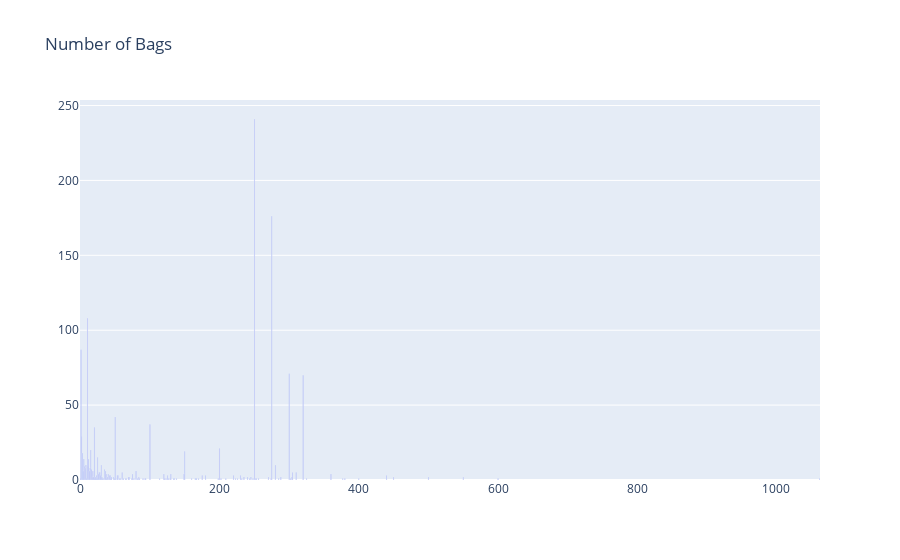
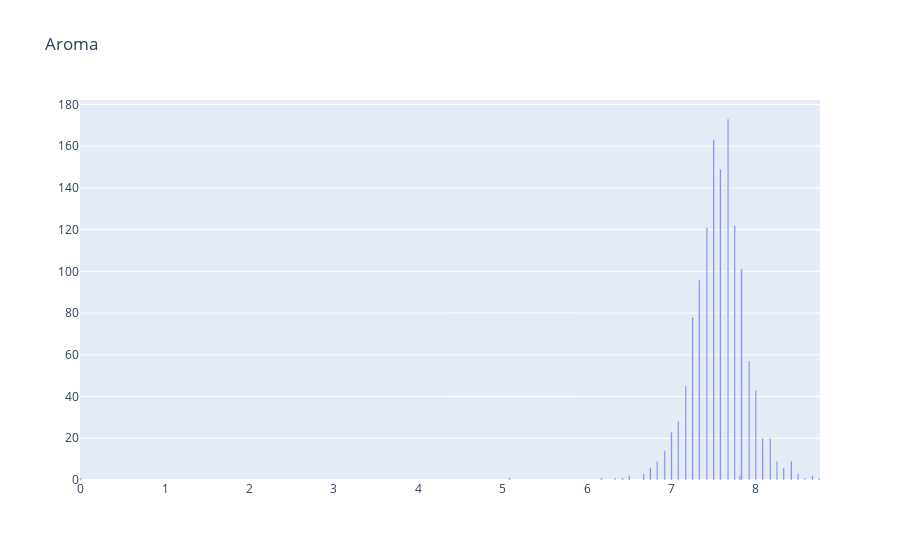
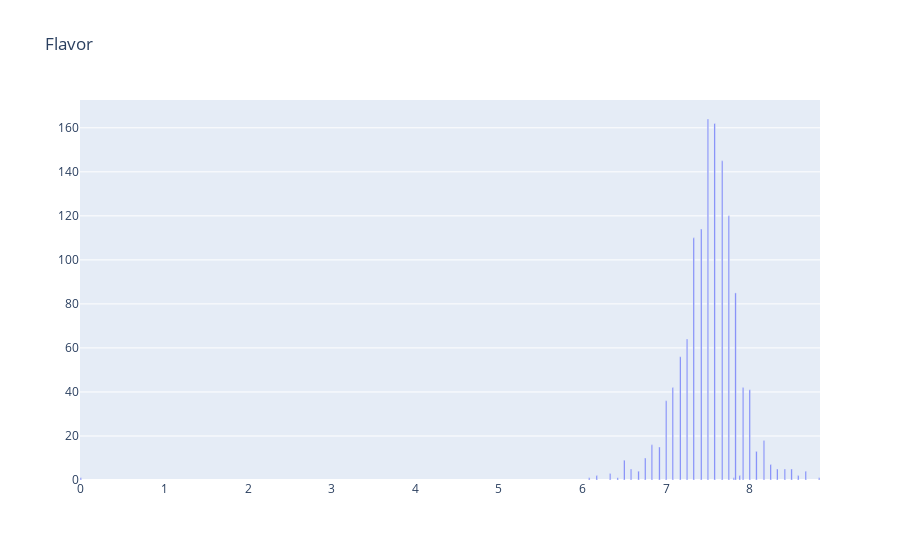
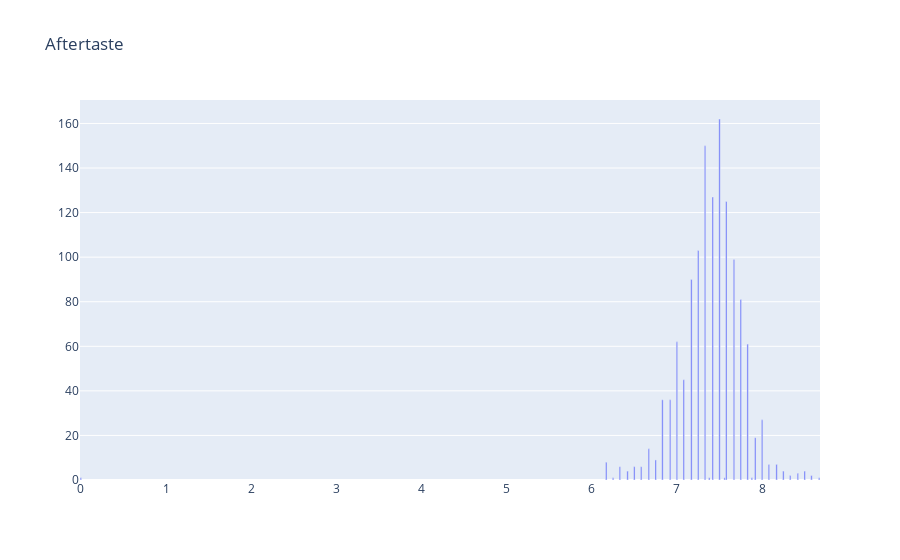

Notebook source saved alongside these figures, in order:
### Code cell
for column in numeric.columns:
    counts = numeric[column].value_counts()
    data = go.Bar(
        x = counts.index,
        y = counts
    )
    fig = go.Figure(data = data)
    fig.update_layout(title = column)
    fig.show()

### Figure 1 — Plotly figure (JSON) as saved in the notebook; plotly's stock layout.template omitted (floating-point values rounded to 4 significant figures; data arrays with more than 128 entries replaced by an {"elided": "..."} marker saying what was removed)
{"data": [{"type": "bar", "x": {"elided": "130 int values"}, "y": {"elided": "130 int values"}}], "layout": {"title": {"text": "Number of Bags"}}}

### Figure 2 — Plotly figure (JSON) as saved in the notebook; plotly's stock layout.template omitted (floating-point values rounded to 4 significant figures)
{"data": [{"type": "bar", "x": [7.67, 7.5, 7.58, 7.75, 7.42, 7.83, 7.33, 7.25, 7.92, 7.17, 8, 7.08, 7, 8.08, 8.17, 6.92, 8.42, 8.25, 6.83, 6.75, 8.33, 6.67, 8.5, 6.5, 8.67, 7.81, 5.08, 8.75, 6.42, 6.17, 8.58, 6.33, 0], "y": [173, 163, 149, 122, 121, 101, 96, 78, 57, 45, 43, 28, 23, 20, 20, 14, 9, 9, 9, 6, 6, 3, 3, 2, 2, 2, 1, 1, 1, 1, 1, 1, 1]}], "layout": {"title": {"text": "Aroma"}}}

### Figure 3 — Plotly figure (JSON) as saved in the notebook; plotly's stock layout.template omitted (floating-point values rounded to 4 significant figures)
{"data": [{"type": "bar", "x": [7.5, 7.58, 7.67, 7.75, 7.42, 7.33, 7.83, 7.25, 7.17, 7.08, 7.92, 8, 7, 8.17, 6.83, 6.92, 8.08, 6.75, 6.5, 8.25, 8.33, 8.42, 6.58, 8.5, 8.67, 6.67, 6.33, 7.88, 6.17, 8.58, 6.42, 8.83, 6.08, 7.81, 0], "y": [164, 162, 145, 120, 114, 110, 85, 64, 56, 42, 42, 41, 36, 18, 16, 15, 13, 10, 9, 7, 5, 5, 5, 5, 4, 4, 3, 2, 2, 2, 1, 1, 1, 1, 1]}], "layout": {"title": {"text": "Flavor"}}}

### Figure 4 — Plotly figure (JSON) as saved in the notebook; plotly's stock layout.template omitted (floating-point values rounded to 4 significant figures)
{"data": [{"type": "bar", "x": [7.5, 7.33, 7.42, 7.58, 7.25, 7.67, 7.17, 7.75, 7, 7.83, 7.08, 6.83, 6.92, 8, 7.92, 6.67, 6.75, 6.17, 8.08, 8.17, 6.5, 6.33, 6.58, 8.25, 8.5, 6.42, 8.42, 8.58, 8.33, 6.25, 8.67, 7.38, 7.56, 7.88, 0], "y": [162, 150, 127, 125, 103, 99, 90, 81, 62, 61, 45, 36, 36, 27, 19, 14, 9, 8, 7, 7, 6, 6, 6, 4, 4, 4, 3, 2, 2, 1, 1, 1, 1, 1, 1]}], "layout": {"title": {"text": "Aftertaste"}}}
